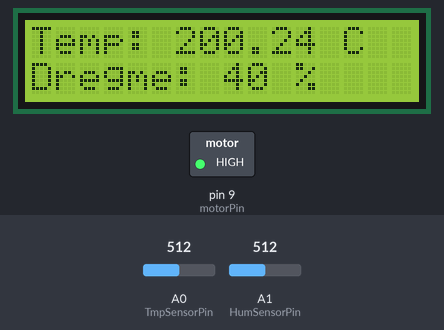
A sketch run on a simulated Arduino Uno, built with avr-gcc and run on an emulated ATmega328P. Parts: 16×2 character LCD, switched loads named in the sketch (green lamp = pin HIGH). Inputs (shaded band) come from the test bench; at power-on: A0 (TmpSensorPin) = 512, A1 (HumSensorPin) = 512.

Above: at 1.2 s.
1.3 s: A0 (TmpSensorPin) set to 213
At 2.4 s:
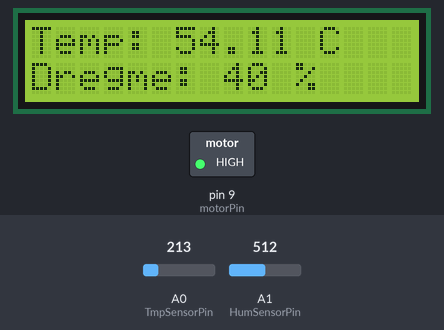
3.6 s: A0 (TmpSensorPin) set to 204
At 4.9 s:
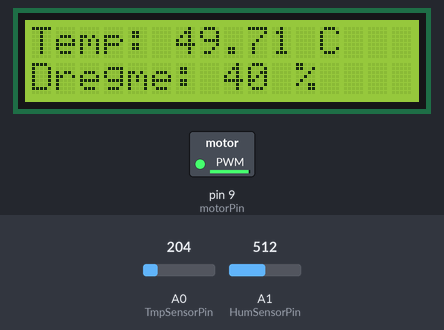
5.7 s: A0 (TmpSensorPin) set to 122
At 7.2 s:
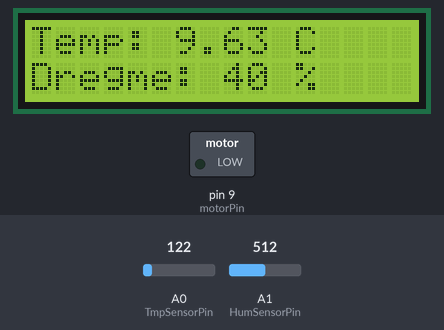
7.7 s: A1 (HumSensorPin) set to 716
At 9.5 s:
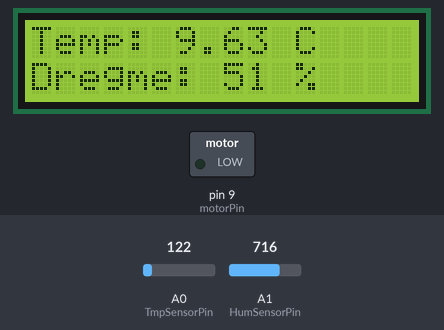
9.8 s: A1 (HumSensorPin) set to 900
At 10.7 s:
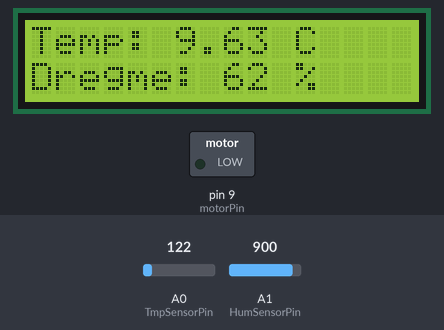
11.8 s: A1 (HumSensorPin) set to 1023
At 13.1 s:
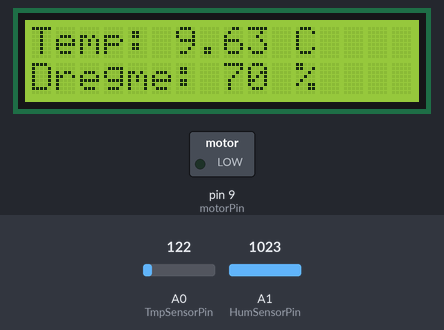
Timing chart, 0 to 14.8 s (numbered marks = the images above; inputs shaded):
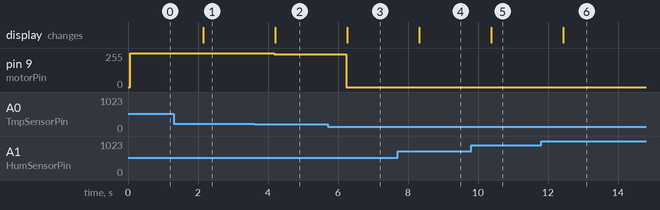

Measured:
- after the input at 1.3 s, the display: changes after 0.85 s (image 1)
- after the input at 3.6 s, pin 9 (motorPin): 255/255 → 245/255 after 0.58 s; the display: changes after 0.61 s (image 2)
- after the input at 5.7 s, pin 9 (motorPin): 245/255 → 0/255 after 0.54 s; the display: changes after 0.56 s (image 3)
- after the input at 7.7 s, the display: changes after 0.62 s (image 4)
- after the input at 9.8 s, the display: changes after 0.57 s (image 5)
- after the input at 11.8 s, the display: changes after 0.63 s (image 6)

The sketch:

tremendous_leelo_tumelo1.ino
```cpp
#include <LiquidCrystal_I2C.h>

LiquidCrystal_I2C lcd(0x20, 16, 2);

int TmpSensorPin = A0;
int motorPin = 9;
int HumSensorPin = A1;

float voltage, temperatureC;
int fanSpeed;

void setup() {
  lcd.init();
  lcd.backlight();
  pinMode(motorPin, OUTPUT);
  Serial.begin(9600);

}

void loop() {
  int TmpSensorValue = analogRead(TmpSensorPin);
  int HumSensorValue = analogRead(HumSensorPin);

  voltage = TmpSensorValue * (5.0 / 1023.0);
  temperatureC = (voltage - 0.5) * 100.0;

  int humidityPercentage = map(HumSensorValue, 0, 1023, 10, 70);

  int baseFanSpeed = map(temperatureC, 24, 50, 0, 255);

  if (humidityPercentage > 50) {
    int humidityBoost = map(humidityPercentage, 50, 79, 0, 100);
    fanSpeed = baseFanSpeed + humidityBoost;
  }
  else {
    fanSpeed = baseFanSpeed;
  }

  lcd.clear();

  fanSpeed = constrain(fanSpeed, 0, 255);
  analogWrite(motorPin, fanSpeed);

  lcd.setCursor(0, 0);
  lcd.print("Temp: ");
  lcd.print(temperatureC);
  lcd.print(" C");

  lcd.setCursor(0, 1);
  lcd.print("Dregme: ");
  lcd.print(humidityPercentage);
  lcd.print(" %");

  delay(1000);
}
```
